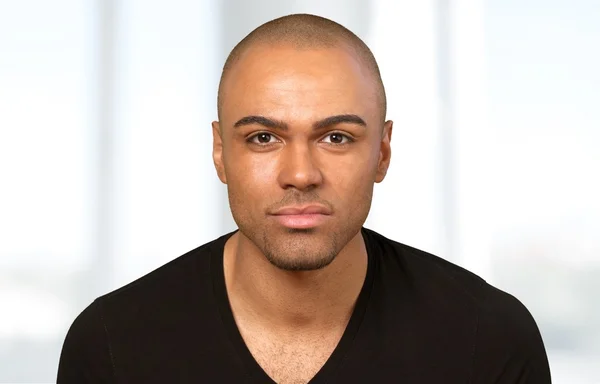
#> input picture Session 5/person.jpg, 600 x 384 px
$ jupyter execute 5.ipynb
#> lines starting #> are read from the running program, lines starting #| are printed output that depends on the picture
[cell 1]
import cv2

img = cv2.imread('person.jpg', 0)
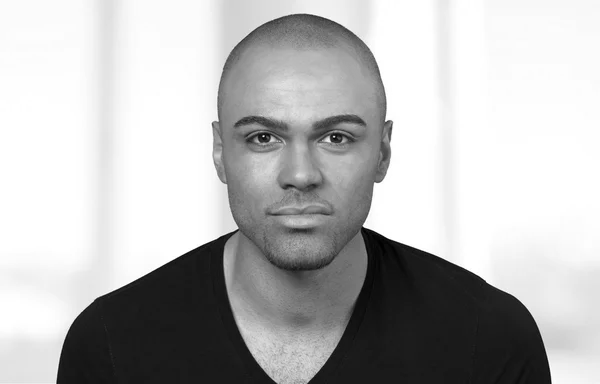
#> img: shape (384, 600); min 0, max 255, mean 184.2

orb = cv2.ORB_create()

# استخراج النقاط
keypoints, descriptors = orb.detectAndCompute(img, None)
#> keypoints = 500 keypoints; strongest (x, y, size): (364, 226, 37.2), (364, 225, 44.6), (365, 223, 53.6), (365, 224, 64.3)

# رسم النقاط
img2 = cv2.drawKeypoints(img, keypoints, None)
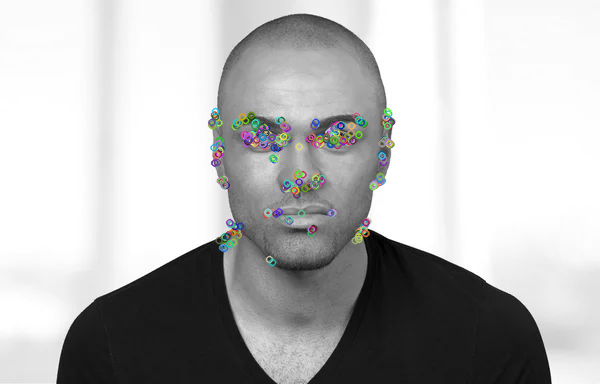
#> img2: shape (384, 600, 3); mean of channels 0, 1, 2 184.2, 184.3, 184.2; drawn as B, G, R

cv2.imshow('ORB Features', img2)
cv2.waitKey(0)
cv2.destroyAllWindows()

$ run again, with Session 5/image.jpg copied over Session 5/person.jpg
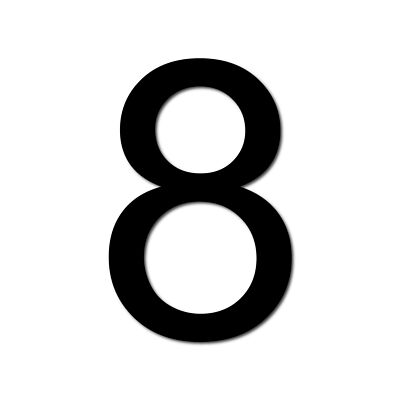
#> input picture Session 5/image.jpg, 400 x 400 px
#> img is the input picture: shape (400, 400); min 0, max 255, mean 214.7
#> keypoints = 202 keypoints; strongest (x, y, size): (149, 185, 92.6), (251, 186, 111.1), (152, 187, 77.1), (249, 187, 77.1)
#> `img2 = cv2.drawKeypoints(img, keypoints, None)`:
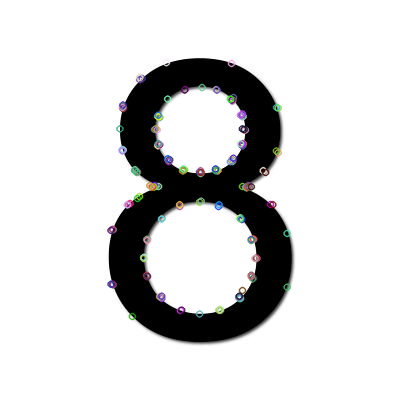
#> img2: shape (400, 400, 3); mean of channels 0, 1, 2 214.8, 214.7, 214.7; drawn as B, G, R

$ run again, with Session 5/FeatureExtraction.png saved as Session 5/person.jpg
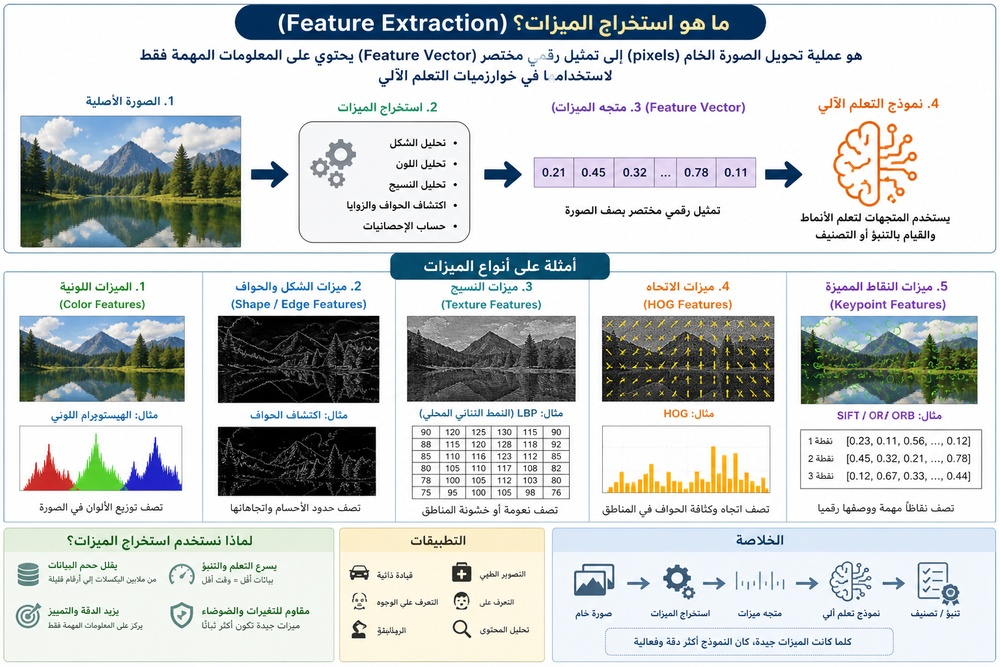
#> input picture Session 5/FeatureExtraction.png, 1000 x 667 px, shrunk from 1536 x 1024 before the run
#> `img = cv2.imread('person.jpg', 0)`:
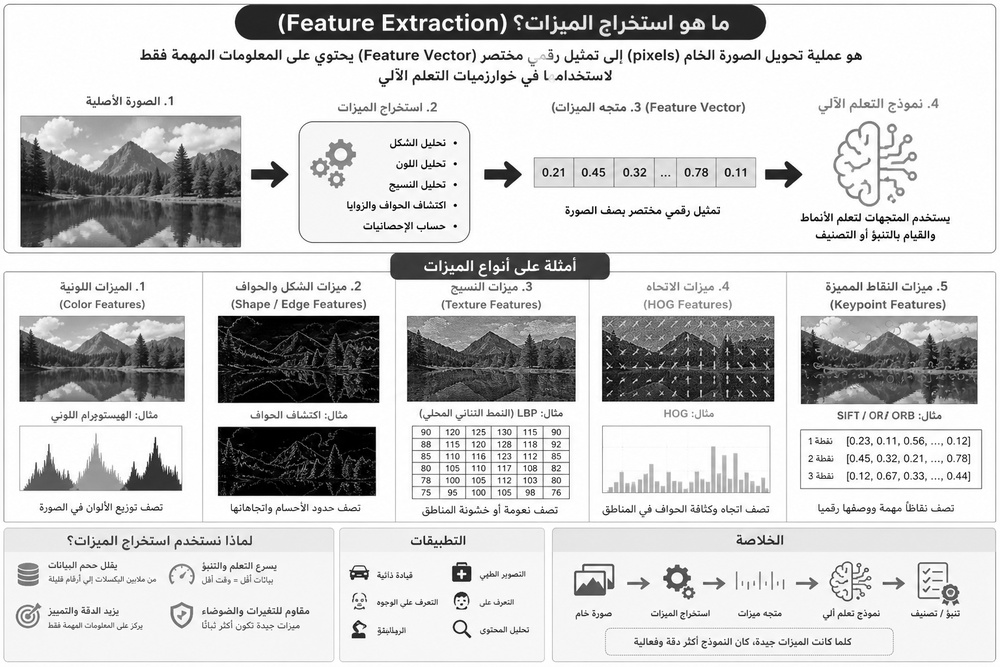
#> img: shape (667, 1000); min 0, max 255, mean 205.1
#> keypoints = 500 keypoints; strongest (x, y, size): (323, 59, 31), (696, 215, 31), (588, 210, 31), (464, 75, 31)

$ run again, with Session 5/Harris.png saved as Session 5/person.jpg
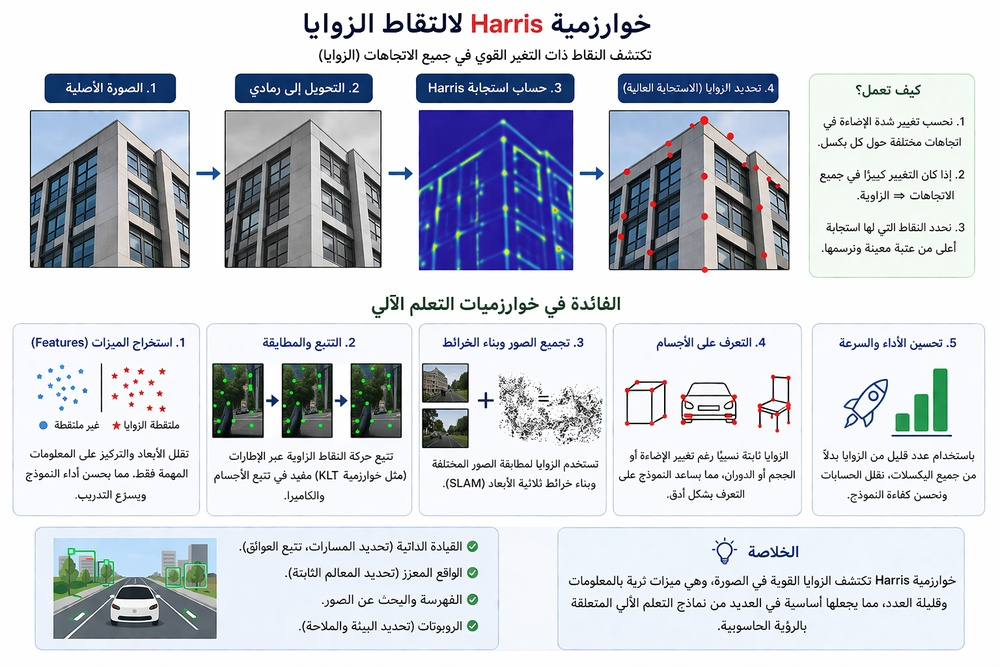
#> input picture Session 5/Harris.png, 1000 x 667 px, shrunk from 1536 x 1024 before the run
#> `img = cv2.imread('person.jpg', 0)`:
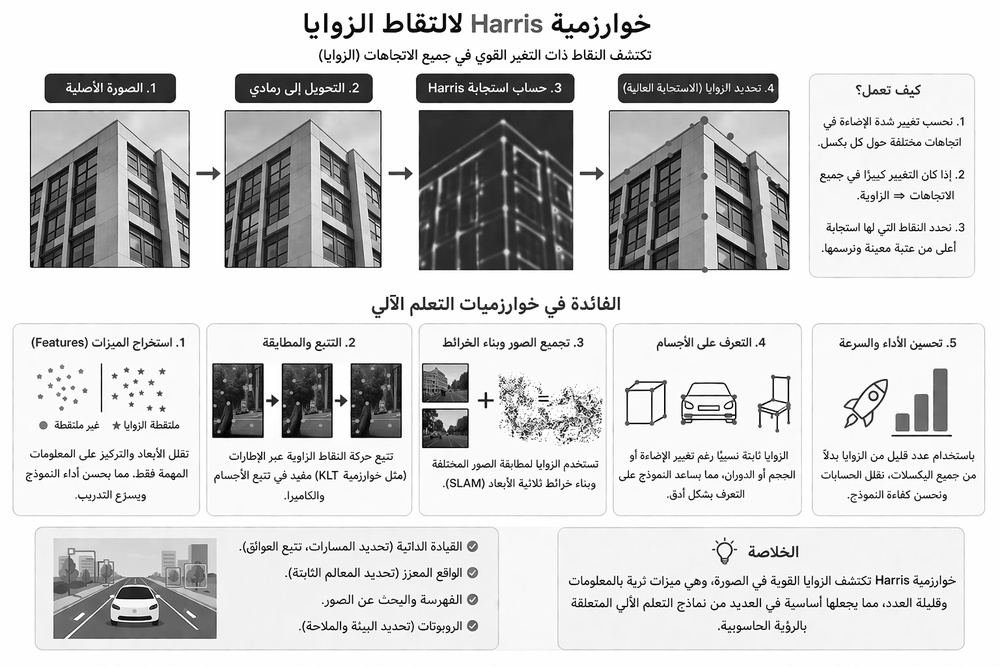
#> img: shape (667, 1000); min 0, max 255, mean 209.4
#> keypoints = 500 keypoints; strongest (x, y, size): (596, 57, 31), (345, 57, 31), (567, 36, 31), (325, 58, 31)
#> `img2 = cv2.drawKeypoints(img, keypoints, None)`:
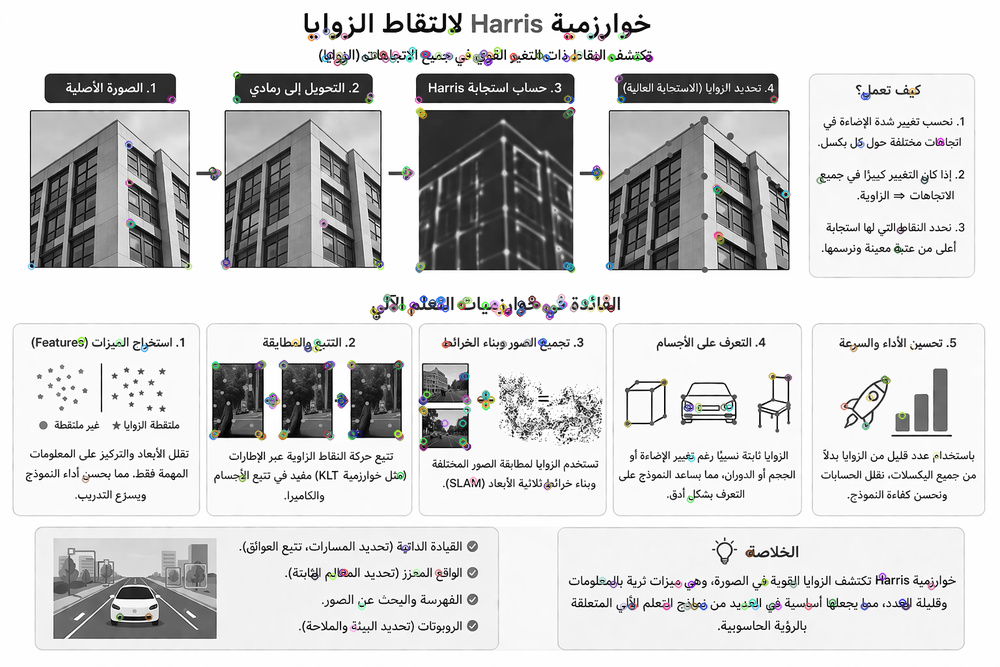
#> img2: shape (667, 1000, 3); mean of channels 0, 1, 2 208.9, 209, 208.9; drawn as B, G, R
